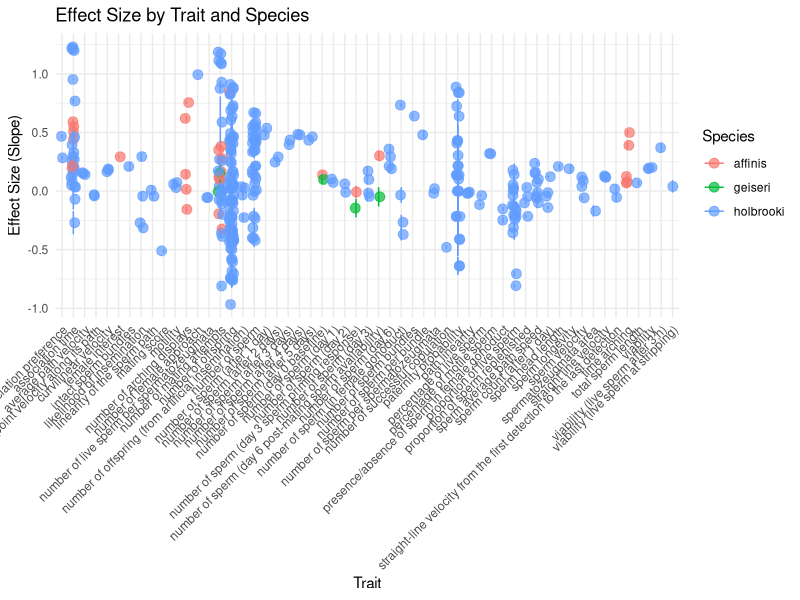
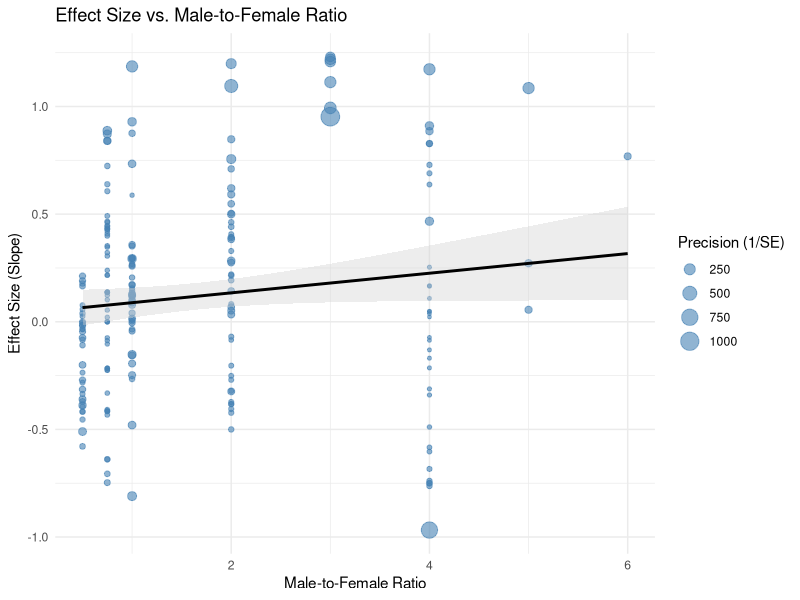

Here is the R script that generated these plots, in order: (Note: this script raises an error after producing the figures.)
## ---- chunk 1
knitr::opts_chunk$set(echo = TRUE, fig.path = "images/")
library(tidyverse)

## ---- chunk 2

dat <- read_csv("data/dat.gam.csv")

head(dat)

## ---- chunk 3

dat_clean <- dat %>%
  select(Species, Trait = ExpVar, Slope = ES, SE = ESVar, N = T_N) %>%
  filter(!is.na(Slope), !is.na(SE))

head(dat_clean)
dat_clean %>% group_by(Species) %>%
  summarize(mean_slope = mean(Slope),
            sd_slope = sd(Slope),
            mean_SE = mean(SE),
            n = n())

## ---- chunk 4

ggplot(dat_clean, aes(x = Trait, y = Slope, color = Species)) +
  geom_point(position = position_jitter(width = 0.2), size = 3, alpha = 0.7) +
  geom_errorbar(aes(ymin = Slope - SE, ymax = Slope + SE), width = 0.1) +
  theme_minimal() +
  labs(title = "Effect Size by Trait and Species",
       x = "Trait",
       y = "Effect Size (Slope)",
       color = "Species") +
  theme(axis.text.x = element_text(angle = 45, hjust = 1))

## ---- chunk 5

model <- lm(Slope ~ Species, data = dat_clean)
summary(model)

## ---- chunk 6
dat_fig2 <- dat %>%
  select(Slope = ES, SE = ESVar, Ratio = Tank_ratio) %>%
  filter(!is.na(Slope), !is.na(SE), !is.na(Ratio)) %>%
  mutate(Precision = 1 / SE)

ggplot(dat_fig2, aes(x = Ratio, y = Slope)) +
  geom_point(aes(size = Precision), alpha = 0.6, color = "steelblue") +
  geom_smooth(method = "lm", color = "black", fill = "lightgray") +
  theme_minimal() +
  labs(title = "Effect Size vs. Male-to-Female Ratio",
       x = "Male-to-Female Ratio",
       y = "Effect Size (Slope)",
       size = "Precision (1/SE)")
## ---- chunk 7

#| out-width: "70%"
knitr::include_graphics("images/figure2.jpg")


